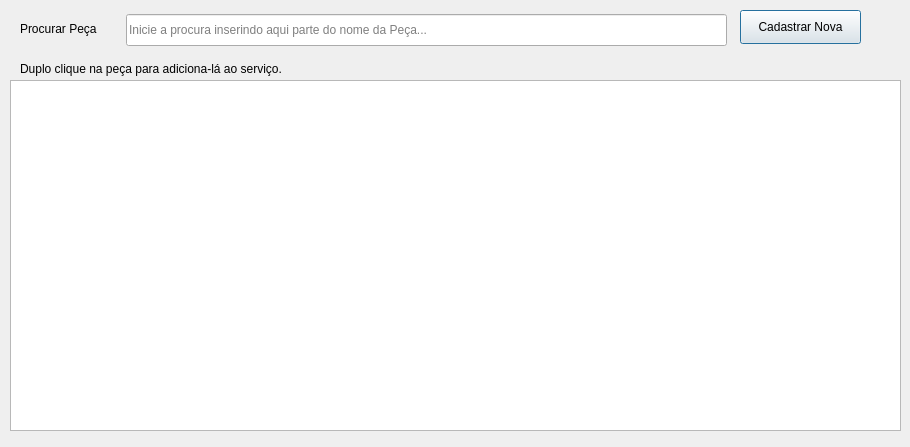
<?xml version="1.0" encoding="UTF-8"?>
<ui version="4.0">
 <class>Stock_Parts_Selection</class>
 <widget class="QDialog" name="Stock_Parts_Selection">
  <property name="geometry">
   <rect>
    <x>0</x>
    <y>0</y>
    <width>910</width>
    <height>447</height>
   </rect>
  </property>
  <property name="minimumSize">
   <size>
    <width>900</width>
    <height>430</height>
   </size>
  </property>
  <property name="maximumSize">
   <size>
    <width>99999</width>
    <height>500</height>
   </size>
  </property>
  <property name="windowTitle">
   <string/>
  </property>
  <widget class="QTableView" name="tbl_Parts_List">
   <property name="geometry">
    <rect>
     <x>10</x>
     <y>80</y>
     <width>891</width>
     <height>351</height>
    </rect>
   </property>
   <property name="toolTip">
    <string>Duplo clique aqui para adicionar a peça.</string>
   </property>
   <property name="horizontalScrollBarPolicy">
    <enum>Qt::ScrollBarAsNeeded</enum>
   </property>
  </widget>
  <widget class="QLineEdit" name="line_Part_Name">
   <property name="geometry">
    <rect>
     <x>126</x>
     <y>14</y>
     <width>601</width>
     <height>32</height>
    </rect>
   </property>
   <property name="text">
    <string/>
   </property>
   <property name="maxLength">
    <number>30</number>
   </property>
   <property name="placeholderText">
    <string>Inicie a procura inserindo aqui parte do nome da Peça...</string>
   </property>
  </widget>
  <widget class="QLabel" name="lbl_procurar">
   <property name="geometry">
    <rect>
     <x>20</x>
     <y>20</y>
     <width>99</width>
     <height>18</height>
    </rect>
   </property>
   <property name="text">
    <string>Procurar Peça</string>
   </property>
  </widget>
  <widget class="QLabel" name="label">
   <property name="geometry">
    <rect>
     <x>20</x>
     <y>60</y>
     <width>311</width>
     <height>18</height>
    </rect>
   </property>
   <property name="text">
    <string>Duplo clique na peça para adiciona-lá ao serviço.</string>
   </property>
  </widget>
  <widget class="QPushButton" name="btn_Add_Part_to_Stock">
   <property name="geometry">
    <rect>
     <x>740</x>
     <y>10</y>
     <width>121</width>
     <height>34</height>
    </rect>
   </property>
   <property name="text">
    <string>Cadastrar Nova</string>
   </property>
  </widget>
 </widget>
 <resources/>
 <connections/>
</ui>
